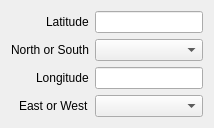
           <widget class="QWidget" name="tab">
            <attribute name="title">
             <string>Fix1</string>
            </attribute>
            <layout class="QVBoxLayout" name="verticalLayout_4">
             <item>
              <layout class="QFormLayout" name="gpsFixForm1">
               <property name="labelAlignment">
                <set>Qt::AlignmentFlag::AlignRight|Qt::AlignmentFlag::AlignTrailing|Qt::AlignmentFlag::AlignVCenter</set>
               </property>
               <item row="0" column="0">
                <widget class="QLabel" name="label_7">
                 <property name="text">
                  <string>Latitude</string>
                 </property>
                </widget>
               </item>
               <item row="1" column="0">
                <widget class="QLabel" name="label_8">
                 <property name="text">
                  <string>North or South</string>
                 </property>
                </widget>
               </item>
               <item row="2" column="0">
                <widget class="QLabel" name="label_9">
                 <property name="text">
                  <string>Longitude</string>
                 </property>
                </widget>
               </item>
               <item row="3" column="0">
                <widget class="QLabel" name="label_10">
                 <property name="text">
                  <string>East or West</string>
                 </property>
                </widget>
               </item>
               <item row="1" column="1">
                <widget class="QComboBox" name="fix1NsCmbx"/>
               </item>
               <item row="3" column="1">
                <widget class="QComboBox" name="fix1EwCmbx"/>
               </item>
               <item row="2" column="1">
                <widget class="QLineEdit" name="fix1LongTxt">
                 <property name="alignment">
                  <set>Qt::AlignmentFlag::AlignCenter</set>
                 </property>
                </widget>
               </item>
               <item row="0" column="1">
                <widget class="QLineEdit" name="fix1LatTxt">
                 <property name="alignment">
                  <set>Qt::AlignmentFlag::AlignCenter</set>
                 </property>
                </widget>
               </item>
              </layout>
             </item>
            </layout>
           </widget>
